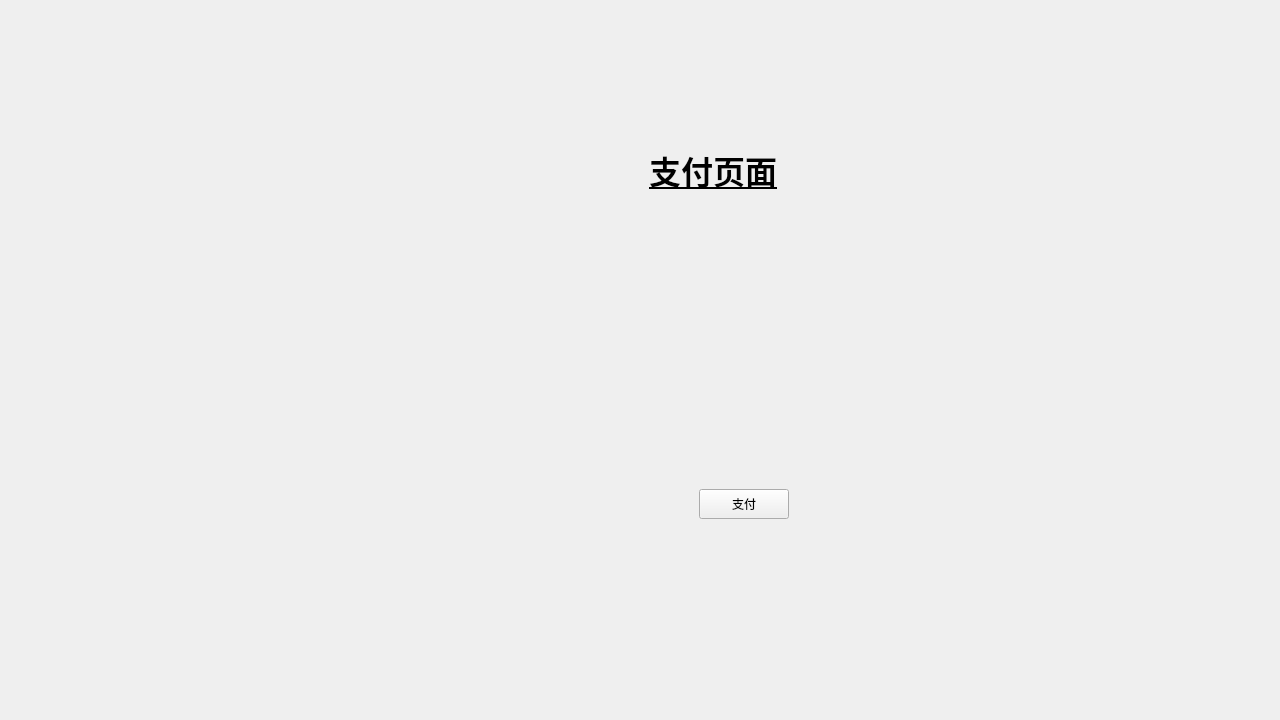
<?xml version="1.0" encoding="UTF-8"?>
<ui version="4.0">
 <class>Form</class>
 <widget class="QWidget" name="Form">
  <property name="geometry">
   <rect>
    <x>0</x>
    <y>0</y>
    <width>1280</width>
    <height>720</height>
   </rect>
  </property>
  <property name="windowTitle">
   <string>Form</string>
  </property>
  <widget class="QWidget" name="pay_widget" native="true">
   <property name="geometry">
    <rect>
     <x>259</x>
     <y>29</y>
     <width>981</width>
     <height>671</height>
    </rect>
   </property>
   <widget class="QLabel" name="page_title_label">
    <property name="geometry">
     <rect>
      <x>390</x>
      <y>110</y>
      <width>241</width>
      <height>61</height>
     </rect>
    </property>
    <property name="font">
     <font>
      <family>思源宋体 CN</family>
      <pointsize>24</pointsize>
      <weight>75</weight>
      <bold>true</bold>
      <underline>true</underline>
     </font>
    </property>
    <property name="text">
     <string>支付页面</string>
    </property>
   </widget>
   <widget class="QPushButton" name="pushButton">
    <property name="geometry">
     <rect>
      <x>440</x>
      <y>460</y>
      <width>90</width>
      <height>30</height>
     </rect>
    </property>
    <property name="text">
     <string>支付</string>
    </property>
   </widget>
  </widget>
 </widget>
 <resources/>
 <connections/>
</ui>
